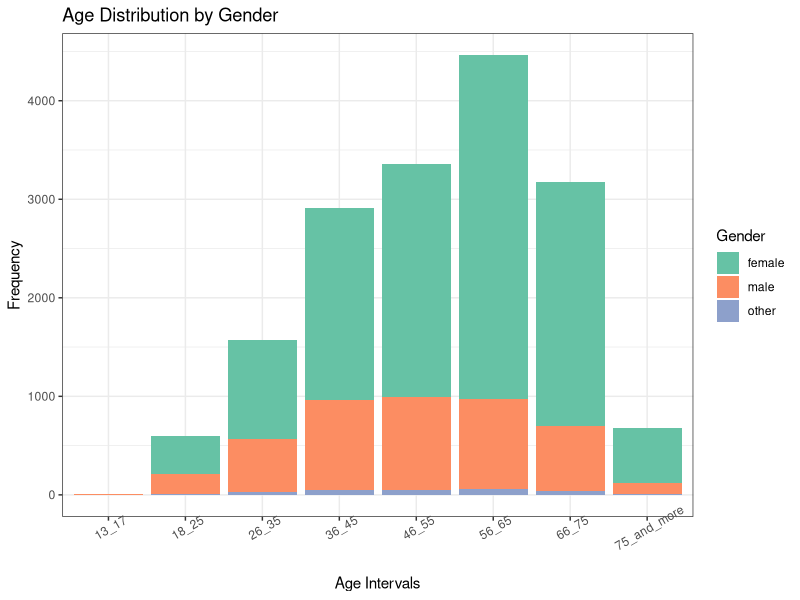
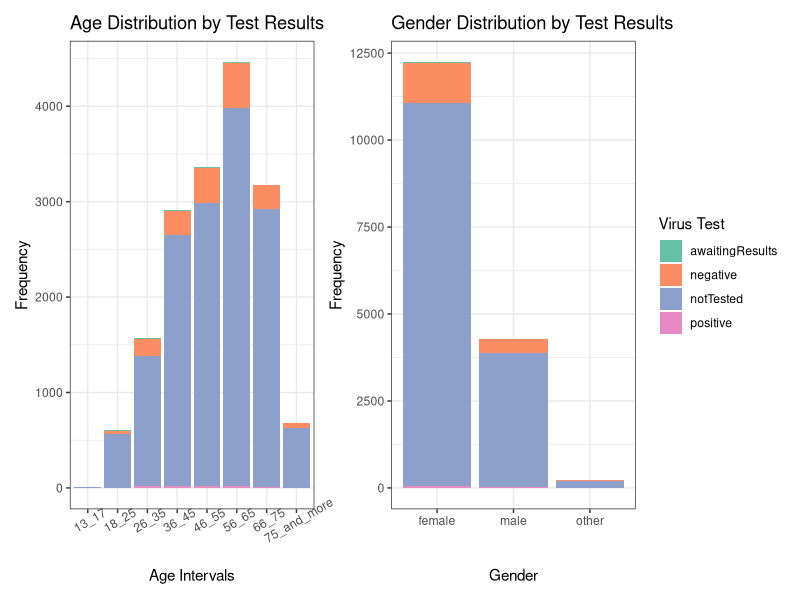
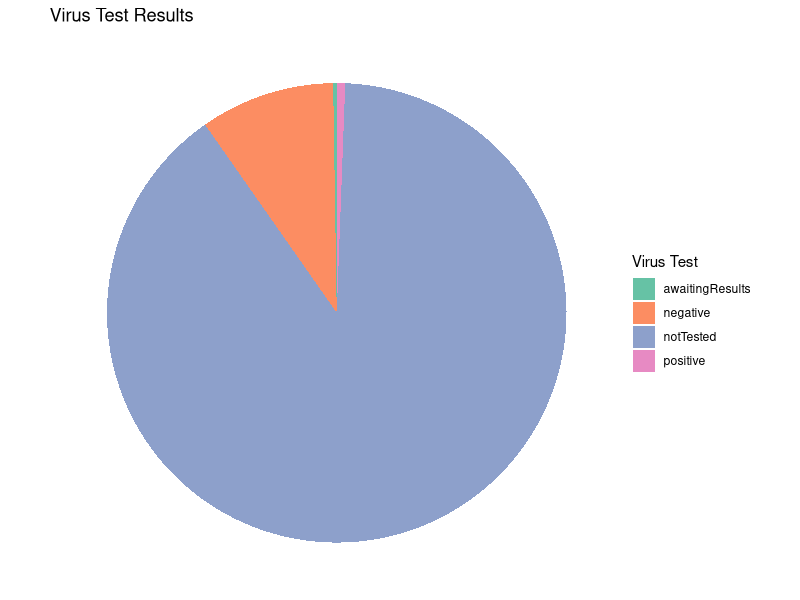
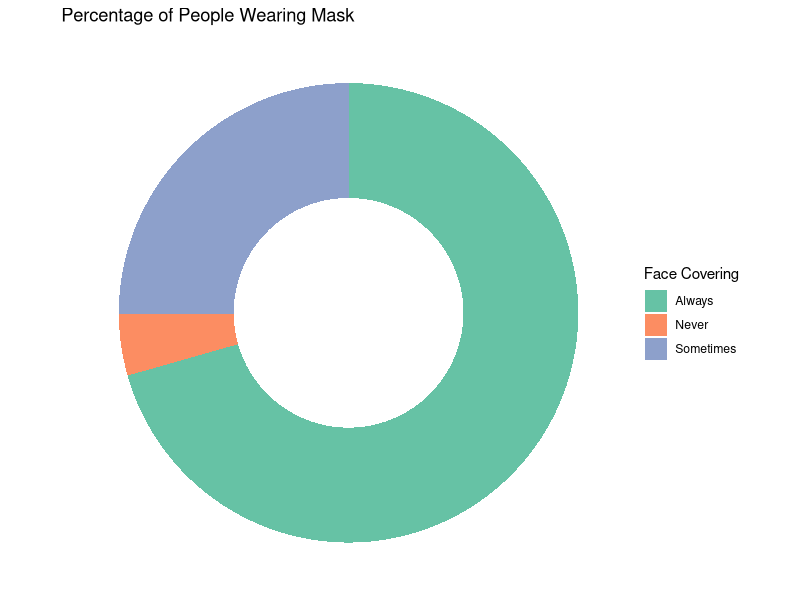
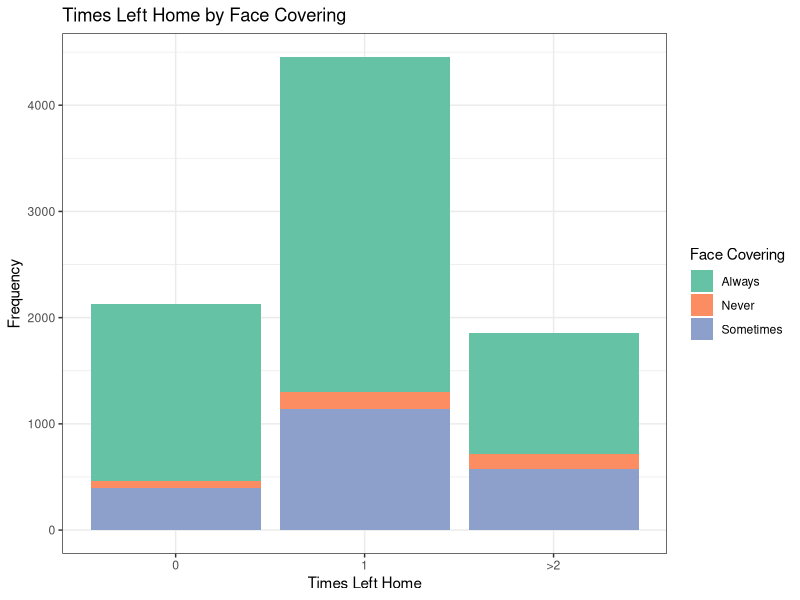
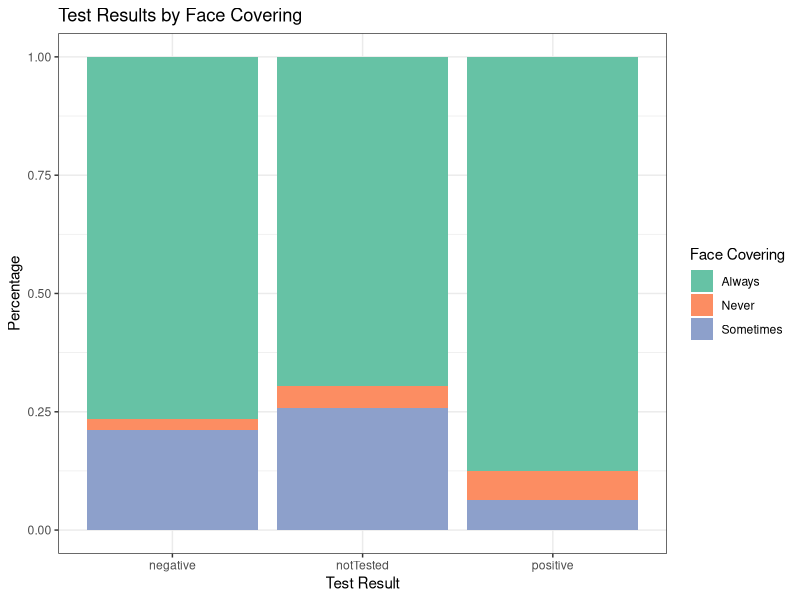
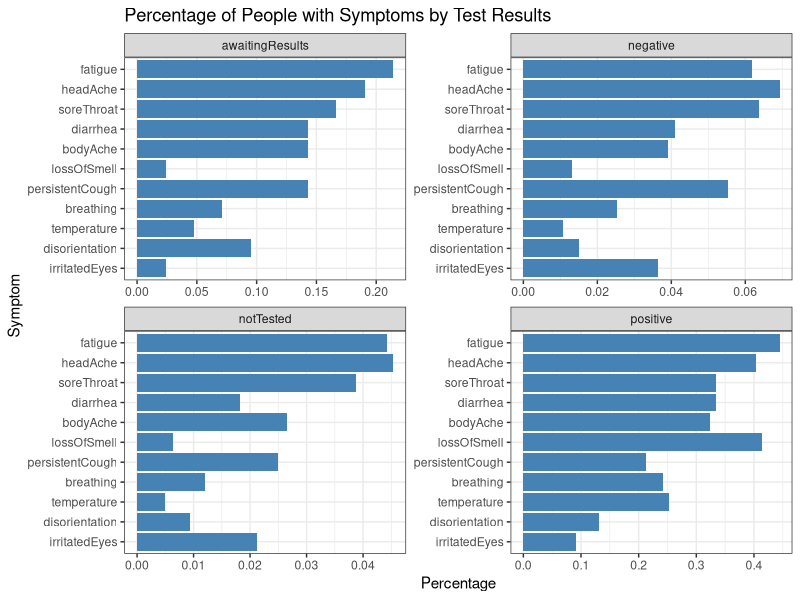
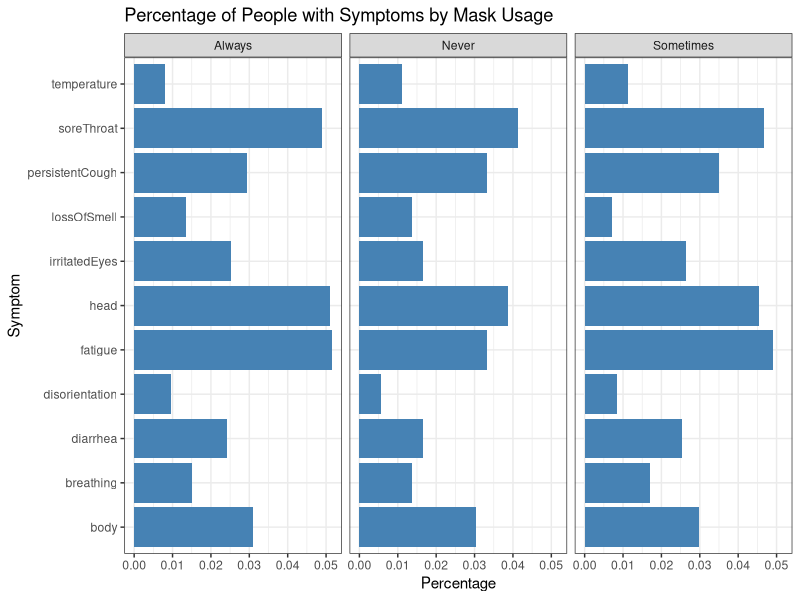

Generate these figures, in order, with R:
## ---- chunk 1
knitr::opts_chunk$set(echo = F, message = F, warning = F, fig.align = "center", global.par = TRUE)
library(data.table)
library(tidyverse)
library(openxlsx)
library(RColorBrewer)
library(patchwork)
## ---- chunk 2

df <- read.xlsx("covid.xlsx", detectDates = T)

## ---- chunk 3

# Change variable 'age' name to be proper
names(df)[1] <- 'age'
setDT(df)

# Remove unnecessary letters
df[, age2 := gsub("interval_", "", age)]
df[, 1] <- NULL

# Remove unnecessary variables
df[, `:=`(userAgent = NULL,
          guid = NULL,
          ip = NULL)]

df <- df %>% 
  mutate(leftHomeTimes = case_when(leftHomeTimes %in% c("didNotLeft", 
                                                        "didNotLeave") ~ '0',
                                   leftHomeTimes == "oneTime" ~ '1',
                                   leftHomeTimes == "twoTimesOrMore" ~ '>2'))

df <- df %>% 
  mutate(mentalHealthImpact = gsub(pattern = "Impact", replacement = "",
                                   mentalHealthImpact))

df <- df %>% mutate(testPos = ifelse(virusTest == "positive", 1, 0),
                    testEver = ifelse(virusTest == 'notTested', 0, 1))

df <- df %>% 
  mutate(gender2 = case_when(gender %in% c('other', 'notWantToShare', 'notShared')
                             ~ 'other',
                             TRUE ~ gender))

# Change characters to factors
df <- df %>% mutate_if(is.character, as.factor)


## ---- chunk 4

numberOfTests <- df %>%
  group_by(virusTest) %>%
  summarise(count = n())

numberOfTests$percentage <- numberOfTests$count / sum(numberOfTests$count) * 100

numberOfMasks <- df %>%
  filter(!is.na(faceCovering)) %>%
  group_by(faceCovering) %>%
  summarise(count = n()) %>%
  as.data.frame()

numberOfMasks$percent = numberOfMasks$count / sum(numberOfMasks$count) * 100


## ---- chunk 5

ggplot(df, aes(x=age2, fill = gender2)) + geom_bar() +
  labs(title = "Age Distribution by Gender", x  = "Age Intervals", 
       y = "Frequency", fill = "Gender") + 
  scale_fill_brewer(palette = "Set2") +
  theme_bw() + 
  theme(axis.text.x = element_text(angle = 30))

## ---- chunk 6

p1 <- ggplot(df, aes(x=age2, fill = virusTest)) + 
  geom_bar() +
  labs(title = "Age Distribution by Test Results", x  = "Age Intervals", 
       y = "Frequency", fill = "Virus Test") + 
  scale_fill_brewer(palette = "Set2") +
  theme_bw() + 
  theme(axis.text.x = element_text(angle = 30), legend.position ="none")

p2 <- ggplot(df, aes(x=gender2, fill = virusTest)) + 
  geom_bar() +
  labs(title = "Gender Distribution by Test Results", x  = "Gender", 
       y = "Frequency", fill = "Virus Test") + 
  scale_fill_brewer(palette = "Set2") +
  theme_bw() 

p1+p2


## ---- chunk 7

ggplot(df, aes(x=factor(1), fill = virusTest)) + geom_bar(width = 1) +
   coord_polar(theta = 'y') +
  scale_fill_brewer(palette = "Set2") + 
  labs(x="", y="", title = "Virus Test Results", fill = "Virus Test") + 
  theme(plot.background  = element_rect(colour = "white")) +
  theme_void()

## ---- chunk 8

temp_df <- df %>%
  filter(!is.na(faceCovering)) %>%
  group_by(faceCovering) %>%
  summarise(count = n())

temp_df$fraction = temp_df$count / sum(temp_df$count)

temp_df$ymax = cumsum(temp_df$fraction)

temp_df$ymin = c(0, head(temp_df$ymax, n=-1))

ggplot(temp_df, aes(ymax=ymax, ymin=ymin, xmax=4, xmin=3, fill=faceCovering)) +
     geom_rect() +
     coord_polar(theta="y") +
     xlim(c(2, 4)) +
     theme_void() + 
     labs(fill = "Face Covering", title = "Percentage of People Wearing Mask") +
     scale_fill_brewer(palette = "Set2")


## ---- chunk 9

df <- df %>% 
  mutate(leftHomeTimes = factor(leftHomeTimes, levels = c("0", "1", ">2")))

df %>%
  filter(!is.na(faceCovering)) %>%
  ggplot(aes(x=leftHomeTimes, fill=faceCovering)) + 
  geom_bar() +
  theme_bw() +
  labs(x="Times Left Home", y="Frequency", 
       title = "Times Left Home by Face Covering", fill = "Face Covering") +
  scale_fill_brewer(palette = "Set2")


## ---- chunk 10

df %>% 
  filter(!is.na(faceCovering)) %>% 
  ggplot(aes(x = virusTest, fill = faceCovering)) +
  geom_bar(position = 'fill') + 
  labs(title = "Test Results by Face Covering", x="Test Result", 
       y="Percentage", fill="Face Covering") + 
  theme_bw() + 
  scale_fill_brewer(palette = "Set2")


## ---- chunk 11

df %>% 
  group_by(virusTest) %>% 
  summarise(bodyAche = mean(bodyAche), 
            headAche = mean(headAche),
            diarrhea = mean(diarrhea),
            breathing = mean(difficultyBreathing),
            disorientation = mean(disorientation),
            fatigue = mean(fatigue),
            irritatedEyes = mean(irritatedEyes),
            lossOfSmell = mean(lossOfSmell),
            persistentCough = mean(persistentCough),
            soreThroat = mean(soreThroat),
            temperature = mean(temperature)) %>% 
  gather(symptom, prob, bodyAche:temperature) %>% 
  arrange(desc(prob)) %>%
  ggplot(aes(x = reorder(symptom, prob), y = prob)) + 
  geom_bar(stat = "identity", fill = 'steelblue') +
  facet_wrap(~virusTest, scales = 'free') +
  coord_flip() +
  theme_bw() +
  labs(x = "Symptom", y = "Percentage", 
       title = "Percentage of People with Symptoms by Test Results")

## ---- chunk 12

df %>% 
  group_by(faceCovering) %>%
  summarise(body = mean(bodyAche), 
            head = mean(headAche),
            diarrhea = mean(diarrhea),
            breathing = mean(difficultyBreathing),
            disorientation = mean(disorientation),
            fatigue = mean(fatigue),
            irritatedEyes = mean(irritatedEyes),
            lossOfSmell = mean(lossOfSmell),
            persistentCough = mean(persistentCough),
            soreThroat = mean(soreThroat),
            temperature = mean(temperature)) %>%
  gather(symptom, prob, body:temperature) %>% 
  filter(!is.na(faceCovering)) %>% 
  arrange(desc(prob)) %>% 
  ggplot(aes(x = symptom, y = prob)) + 
  geom_bar(stat = "identity", fill = 'steelblue') +
  coord_flip() +
  facet_wrap(~faceCovering) +
  theme_bw() +
  labs(x = "Symptom", y = "Percentage", 
       title = "Percentage of People with Symptoms by Mask Usage")

## ---- chunk 13

df %>%
  mutate(symptom = case_when(noSymptoms == 1 ~ "No Symptoms",
                             noSymptoms == 0 ~ "Have Symptoms")) %>%
  filter(!is.na(faceCovering)) %>%
  group_by(faceCovering, symptom) %>%
  summarise(N = n()) %>%
  as.data.frame() %>%
  ggplot(aes(x=symptom, y=N, fill = faceCovering)) + 
  geom_bar(position = "fill", stat = "identity") + 
  labs(title = "Face Covering by Symptom Existance", x="Symptom Existance", 
       y="Percentage", fill = "Face Covering") + 
  theme_bw() + 
  scale_fill_brewer(palette = "Set2")

## ---- chunk 14

df %>% 
  group_by(faceCovering, virusTest, exposureLevel) %>% 
  summarise(N = n()) %>% 
  filter(!is.na(faceCovering) & exposureLevel == "haveDirectContact") %>% 
  ggplot(aes(x = faceCovering, y = N, fill = virusTest)) + 
  geom_bar(position = 'fill', stat = "identity") +
  labs(title = "Poeple with Direct Contact", fill="Test Result",
       y="Percentage", x="Face Covering") + 
  theme_bw() +
  scale_fill_brewer(palette = "Set2")

## ---- chunk 15

df %>%
  filter(!is.na(faceCovering)) %>%
  ggplot(aes(x=faceCovering, fill=mentalHealthImpact)) + 
  geom_bar(position = "fill") + 
  theme_bw() + 
  labs(x="Face covering", y="Percentage", 
       title = "Face Covering by Mental Health", fill = "Mental Health Impact") +
  scale_fill_brewer(palette = "Set2")

